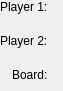
<?xml version="1.0" encoding="UTF-8"?>
<ui version="4.0">
 <class>LocalGameConfView</class>
 <widget class="QWidget" name="LocalGameConfView">
  <property name="geometry">
   <rect>
    <x>0</x>
    <y>0</y>
    <width>63</width>
    <height>91</height>
   </rect>
  </property>
  <property name="windowTitle">
   <string>Form</string>
  </property>
  <layout class="QFormLayout" name="formLayout">
   <property name="labelAlignment">
    <set>Qt::AlignRight|Qt::AlignTrailing|Qt::AlignVCenter</set>
   </property>
   <property name="verticalSpacing">
    <number>20</number>
   </property>
   <property name="margin">
    <number>0</number>
   </property>
   <item row="0" column="0">
    <widget class="QLabel" name="label">
     <property name="text">
      <string>Player 1:</string>
     </property>
    </widget>
   </item>
   <item row="0" column="1">
    <widget class="PlayerConfView" name="player1Conf" native="true"/>
   </item>
   <item row="1" column="0">
    <widget class="QLabel" name="label_2">
     <property name="text">
      <string>Player 2:</string>
     </property>
    </widget>
   </item>
   <item row="1" column="1">
    <widget class="PlayerConfView" name="player2Conf" native="true"/>
   </item>
   <item row="2" column="0">
    <widget class="QLabel" name="label_3">
     <property name="text">
      <string>Board:</string>
     </property>
    </widget>
   </item>
   <item row="2" column="1">
    <widget class="BoardConfView" name="boardConf" native="true"/>
   </item>
  </layout>
 </widget>
 <customwidgets>
  <customwidget>
   <class>PlayerConfView</class>
   <extends>QWidget</extends>
   <header>playerconfview.h</header>
   <container>1</container>
  </customwidget>
  <customwidget>
   <class>BoardConfView</class>
   <extends>QWidget</extends>
   <header>boardconfview.h</header>
   <container>1</container>
  </customwidget>
 </customwidgets>
 <resources/>
 <connections/>
</ui>
